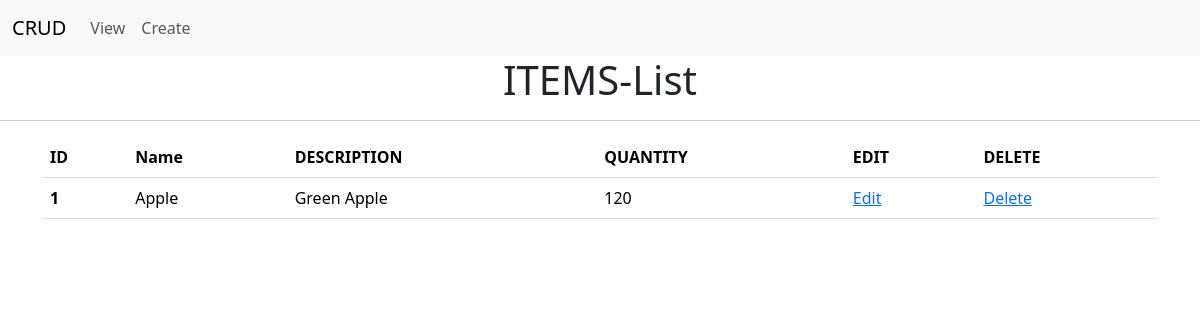
/, run on an earlier commit of the app's database.
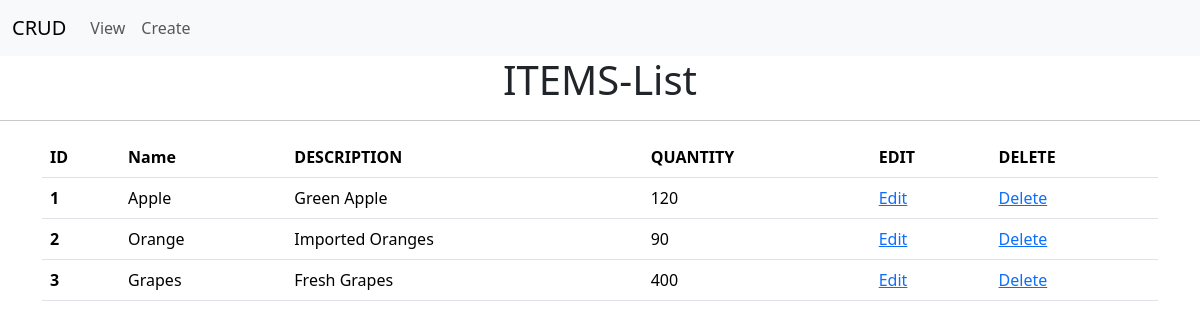
And on a later commit of the database.
### supportApp/models.py (models this page shows)
class ItemsInfo(models.Model):
    name = models.CharField(max_length=50)
    description = models.TextField()
    quantity = models.IntegerField()

### supportApp/views.py (the view)
# urls.py: path('', views.listItems,name="list"),
def listItems(request):
    itemList = ItemsInfo.objects.all()
    return render(request,"list.html",{"items":itemList})

### templates/list.html
{% extends 'layout.html' %}
{% block content %}
  <center>
    <h1>ITEMS-List</h1>
  </center>
  <hr />
  <div class="container">
    <table class="table">
      <thead>
        <tr>
          <th scope="col">ID</th>
          <th scope="col">Name</th>
          <th scope="col">DESCRIPTION</th>
          <th scope="col">QUANTITY</th>
          <th scope="col">EDIT</th>
          <th scope="col">DELETE</th>
        </tr>
      </thead>
      <tbody>
        {% for item in items %}
          <tr>
            <th scope="row">{{ item.id }}</th>
            <td>{{ item.name }}</td>
            <td>{{ item.description }}</td>
            <td>{{ item.quantity }}</td>
            <td>
              <a href="{% url 'edit' item.id %}">Edit</a>
            </td>
            <td>
              <a href="{% url 'delete' item.id %}">Delete</a>
            </td>
          </tr>
        {% endfor %}
      </tbody>
    </table>
  </div>
{% endblock %}

What changed in the data, as far as the page shows it:
added ItemsInfo: id "2", name "Orange", description "Imported Oranges", quantity "90"
added ItemsInfo: id "3", name "Grapes", description "Fresh Grapes", quantity "400"
